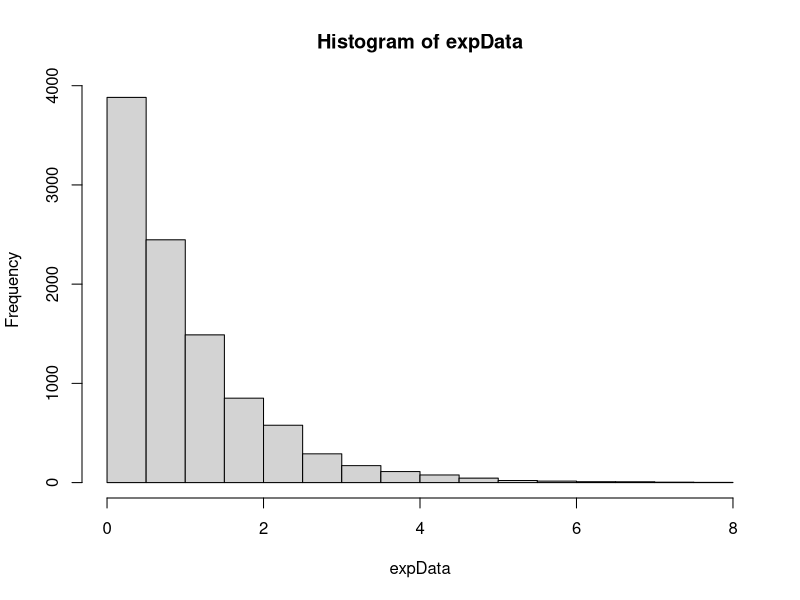
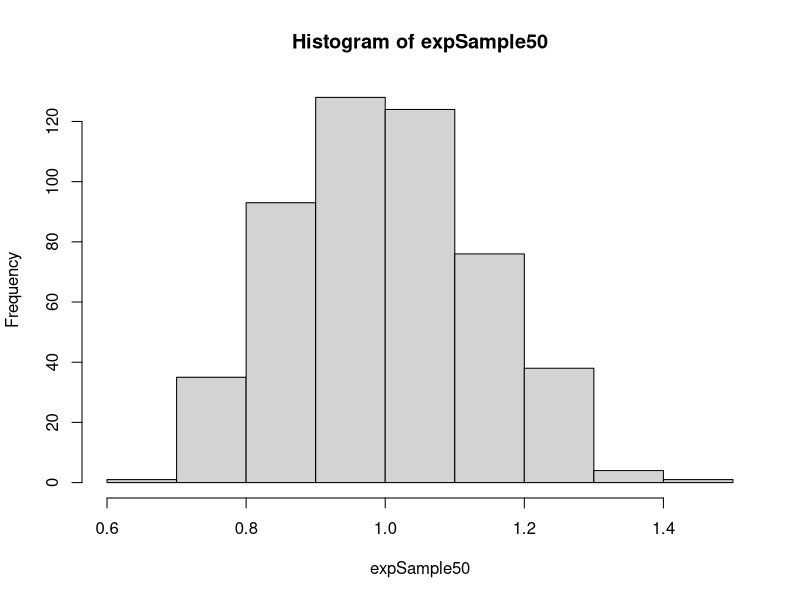
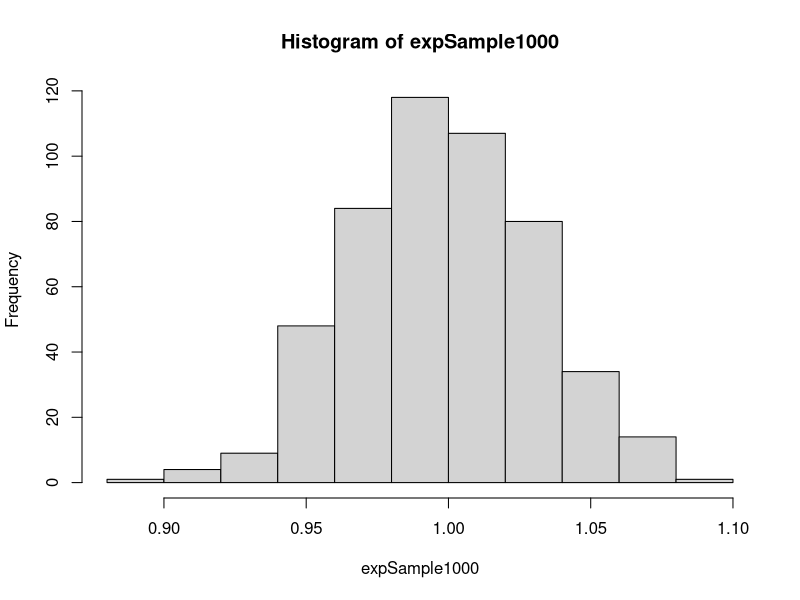

These figures' R source, in order:
## ---- chunk 1
samples <- runif(1000, 0, 2)

emp_mean <- mean(samples)

variance <- var(samples)

print(c("Empirical mean:", emp_mean))
print(c("Variance:", variance))

## ---- chunk 2
expData <- rexp(10000, rate = 1)

hist(expData)
## ---- chunk 3
expSample50 <- rep(0, 500)

for (i in 1:length(expSample50)) {
  sample_50 <- rexp(50, rate = 1)
  expSample50[i] <- mean(sample_50)
}

hist(expSample50)

## ---- chunk 4
expSample1000 <- rep(0, 500)

for (i in 1:length(expSample1000)){
  sample_1000 <- rexp(1000, rate = 1)
  expSample1000[i] <- mean(sample_1000)
}

hist(expSample1000)

## ---- chunk 5
expData <- rexp(10000, rate = 1)

expSample50 <- rep(0, 500)

for (i in 1:length(expSample50)) {
  sample_50 <- rexp(50, rate = 1)
  expSample50[i] <- mean(sample_50)
}


expSample1000 <- rep(0, 500)

for (i in 1:length(expSample1000)){
  sample_1000 <- rexp(1000, rate = 1)
  expSample1000[i] <- mean(sample_1000)
}

mean_expData <- mean(expData)
sd_expData <- sd(expData)

mean_expSample50 <- mean(expSample50)
sd_expSample50 <- sd(expSample50)

mean_expSample1000 <- mean(expSample1000)
sd_expSample1000 <- sd(expSample1000)

print(c("Mean of expData: ", mean_expData))
print(c("Mean of expSample50: ", mean_expSample50))
print(c("Mean of expSample1000: ", mean_expSample1000))

print(c("Standard Deviation of expData: ", sd_expData))
print(c("Standard Deviation of expSample50: ", sd_expSample50))
print(c("Standard Deviation of expSample1000: ", sd_expSample1000))

